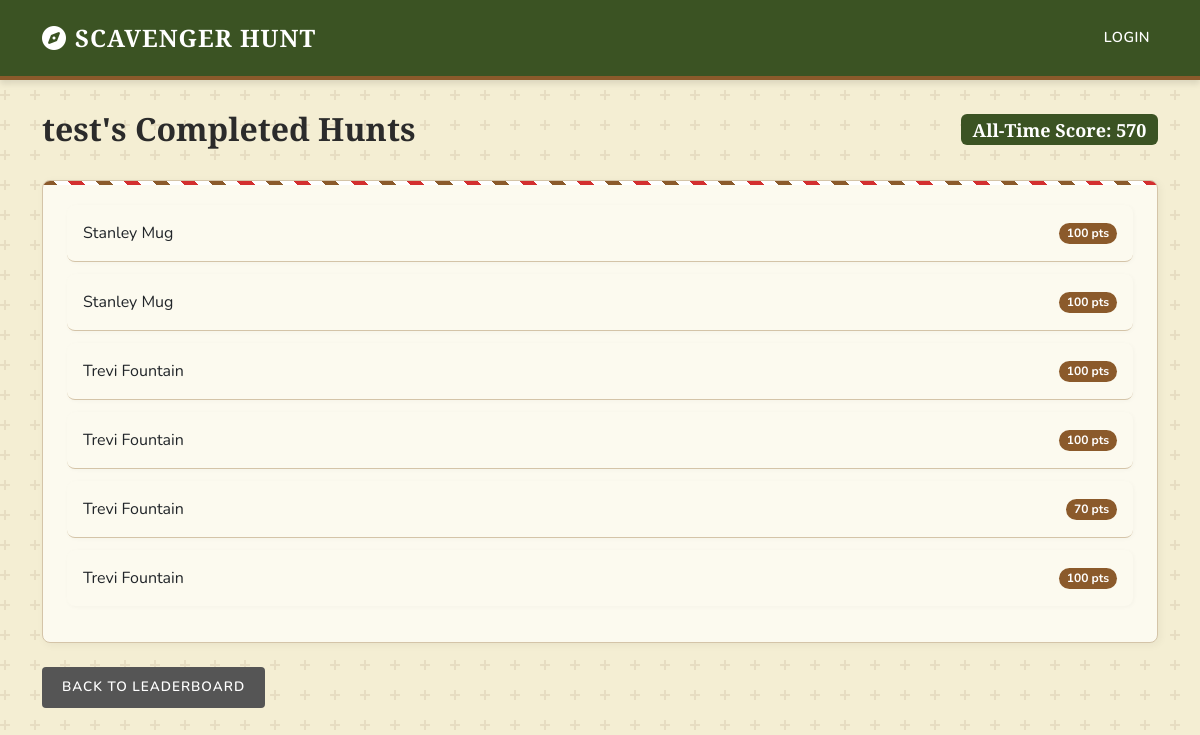
The page /user/test on the database as committed earlier.
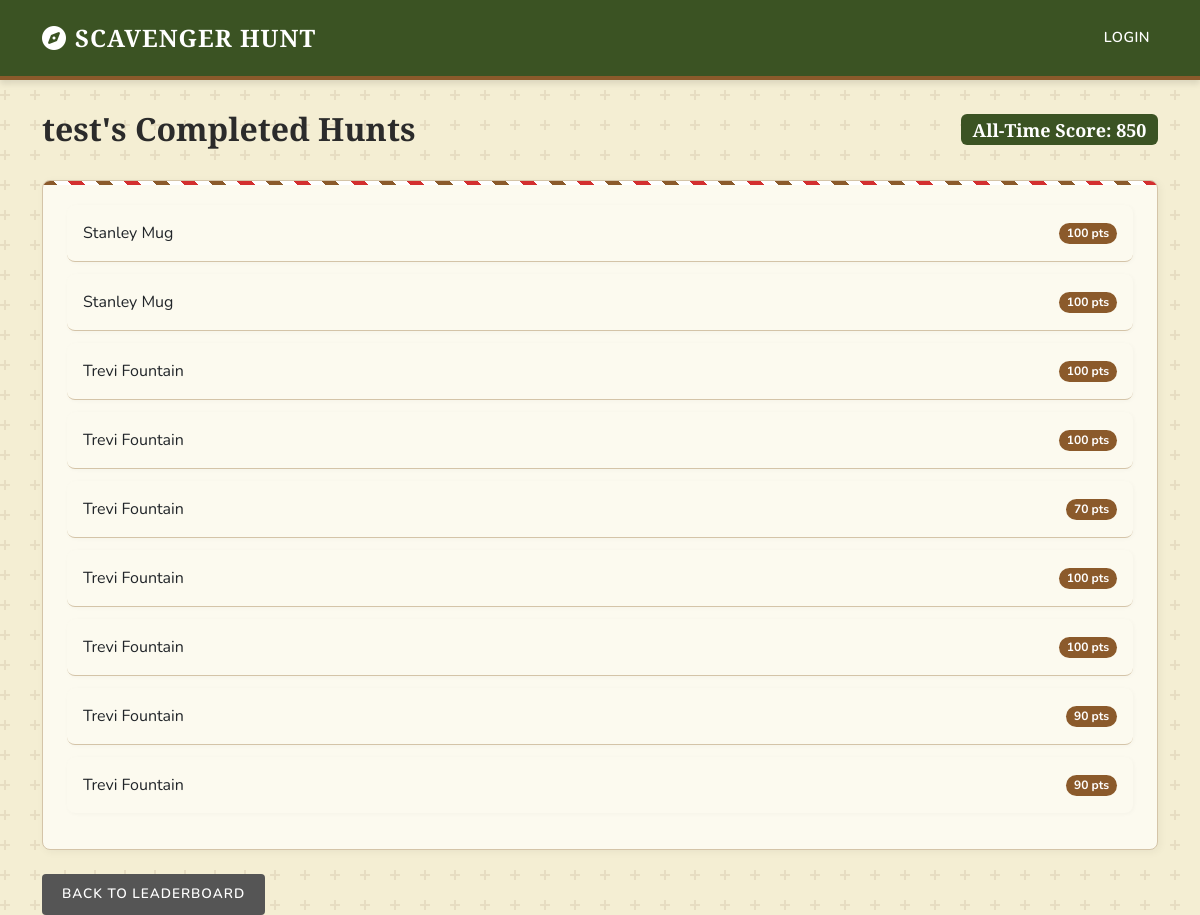
The same page on the database as committed later.
### app.py (models this page shows)
class Player(db.Model):
    id = db.Column(db.Integer, primary_key=True)
    username = db.Column(db.String(255), nullable=False)
    hunt_id = db.Column(db.Integer, db.ForeignKey('hunt.id'), nullable=False)
    total_score = db.Column(db.Integer, default=0)
    is_completed = db.Column(db.Boolean, default=False)
    attempts = db.relationship('Attempt', backref='player', lazy=True)

class Hunt(db.Model):
    id = db.Column(db.Integer, primary_key=True)
    name = db.Column(db.String(255), nullable=False)
    targets = db.relationship('Target', backref='hunt', lazy=True, cascade="all, delete-orphan")

### app.py (the view)
@app.route('/user/<username>')
def user_details(username):
    user_scores = db.session.query(
        Hunt.name,
        Player.total_score
    ).join(Player, Hunt.id == Player.hunt_id)\
     .filter(Player.username == username, Player.is_completed == True)\
     .order_by(Hunt.name)\
     .all()
    total_score_all_time = sum(score for _, score in user_scores)
    return render_template('user_details.html', username=username, scores=user_scores, total_score=total_score_all_time)

### templates/user_details.html
{% extends 'layout.html' %}
{% block content %}
<div class="d-flex justify-content-between align-items-center">
    <h2>{{ username }}'s Completed Hunts</h2>
    <h4><span class="badge bg-info text-dark">All-Time Score: {{ total_score }}</span></h4>
</div>
<div class="card mt-4">
    <div class="card-body">
        {% if scores %}
            <ul class="list-group list-group-flush">
                {% for hunt_name, score in scores %}
                    <li class="list-group-item d-flex justify-content-between align-items-center p-3">
                        <span>{{ hunt_name }}</span>
                        <span class="badge bg-primary rounded-pill">{{ score }} pts</span>
                    </li>
                {% endfor %}
            </ul>
        {% else %}
            <p class="text-muted">{{ username }} has not completed any scavenger hunts yet.</p>
        {% endif %}
    </div>
</div>
<a href="{{ url_for('index') }}" class="btn btn-secondary mt-4">Back to Leaderboard</a>
{% endblock %}

Rows that differ between the two databases and show on the page:
added Player: name "Trevi Fountain", total_score "100"
added Player: name "Trevi Fountain", total_score "90"
added Player: name "Trevi Fountain", total_score "90"
Other text that changed with them:
{{ total_score }}: "570" → "850"
